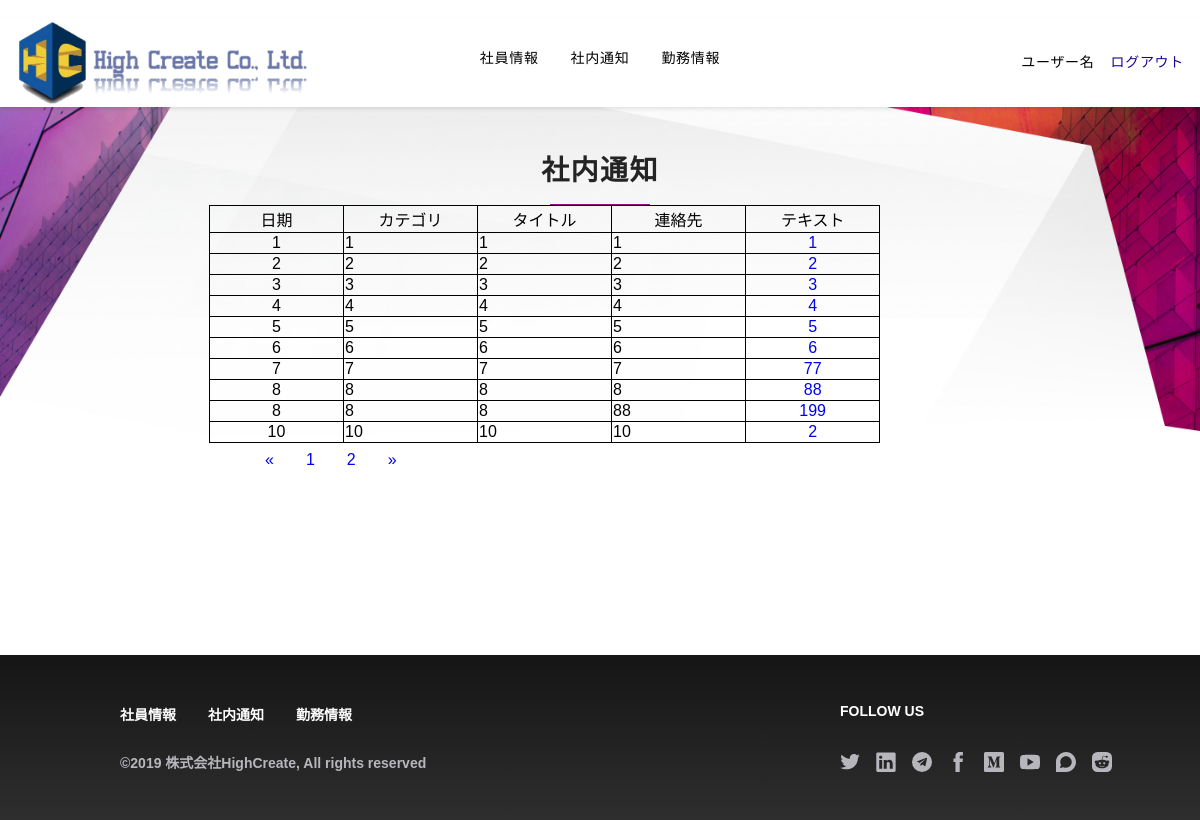
Page /notice/ (signed in) on the earlier database version.
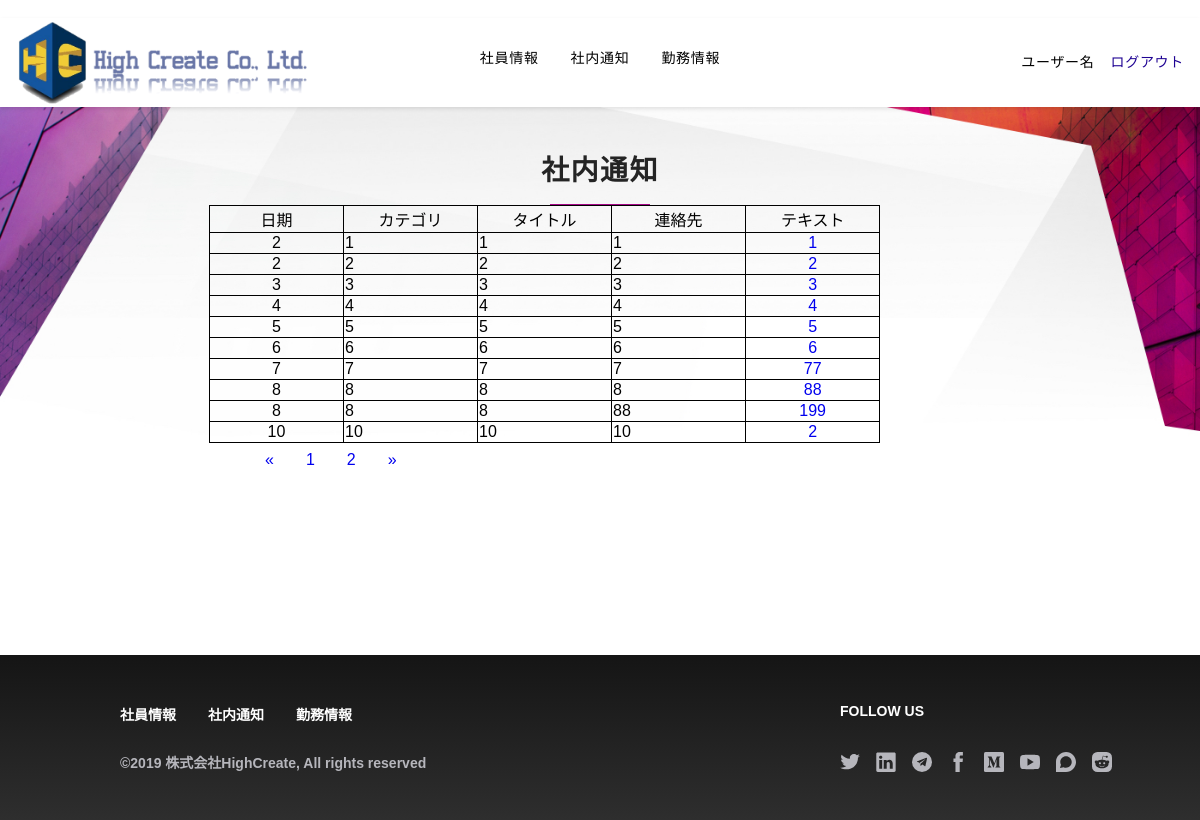
Same page on the later database version.
### homepage/models.py (models this page shows)
class noticeInfo(models.Model):
    userId = models.CharField(primary_key=True, max_length=20, verbose_name='userId')
    userName = models.CharField(blank=True, max_length=100, verbose_name='userName')
    userData = models.CharField(blank=True, max_length=100, verbose_name='userData')
    userCategory = models.CharField(blank=True, max_length=100, verbose_name='userCategory')
    userTitle = models.CharField(blank=True, max_length=100, verbose_name='userTitle')
    userContact = models.CharField(blank=True, max_length=100, verbose_name='userContact')
    userText = models.CharField(blank=True, max_length=200, verbose_name='userText')
    class Meta:
        managed = False
        db_table = 'noticeInfo'

### homepage/officeviews.py (the view)
# urls.py: path('notice/', officeviews.notice, name='notice'),
def notice(request):
    page = request.GET.get('page')
    if page:
        page = int(page)
    else:
        page = 1
    settings_name = request.session.get('userName')
    detail_info = models.noticeInfo.objects.filter(userName=settings_name)
    authority = models.userInfo.objects.get(userName=settings_name).Authority
    if authority == 1:
        detail_info = models.noticeInfo.objects.all()
        paginator = Paginator(detail_info, 10)
        page_num = paginator.num_pages
        page_article_list = paginator.page(page)
        if page_article_list.has_next():
            next_page = page + 1
        else:
            next_page = page
        if page_article_list.has_previous():
            previous_page = page - 1
        else:
            previous_page = page
        return render(request, 'notice.html',
                      {
                          'detail_info': page_article_list,
                          'page_num': range(1, page_num + 1),
                          'curr_page': page,
                          'next_page': next_page,
                          'previous_page': previous_page
                      }
                      )
    else:
        detail_info = models.noticeInfo.objects.all()
        paginator = Paginator(detail_info, 10)
        page_num = paginator.num_pages
        page_article_list = paginator.page(page)
        if page_article_list.has_next():
            next_page = page + 1
        else:
            next_page = page
        if page_article_list.has_previous():
            previous_page = page - 1
        else:
            previous_page = page
        return render(request, 'notices.html',
                      {
                          'detail_info': page_article_list,
                          'page_num': range(1, page_num + 1),
                          'curr_page': page,
                          'next_page': next_page,
                          'previous_page': previous_page
                      }
                      )

### templates/notices.html (shortened to what this page needs)
{% extends 'officebase.html' %} {% block title %}社内通知 | HighCreate{% endblock %} {% block content %}
    <div class="p-3 bg-center bg-top bg-white mx-auto relative xl:p-0 PageWrap__ContentContainer-kkdcvd-0 dzVwN"
         id="site-content" ng-controller="ScrollController" data-ng-init="init('{{ jumpflag }}')">
        <div classnames="">
            <div class="Mantel__Container-sc-90mahe-0 loqmwV">
                <header>
                    <h1 class=" font-sans text-charcoal tracking-wide uppercase text-center pb-2 font-black uppercase md:text-3xl text-3xl">
                        社内通知</h1>
                    <div class=" h-px bg-magenta mx-auto" style="width: 100px;">
                    </div>
                </header>
            </div>
            <div class="Technology__SectionContainer-sc-1uzfb71-0 dnLgNL">
                <table class="table table-bordered ">
                    <tr class="text-center">
                        <td>日期</td>
                        <td>カテゴリ</td>
                        <td>タイトル</td>
                        <td>連絡先</td>
                        <td>テキスト</td>
                    </tr>
                    {% for detail_info in detail_info %}
                        <tr>
                            <td class="text-center">{{ detail_info.userData }}</td>
                            <td>{{ detail_info.userCategory }}</td>
                            <td>{{ detail_info.userTitle }}</td>
                            <td>{{ detail_info.userContact }}</td>
                            <td class="text-center">
                                <a class="btn btn-default btn-xs"
                                   href="/notices/{{ detail_info.userId }}">{{ detail_info.userText }}</a>
                            </td>
                        </tr>
                    {% endfor %}
                </table>
                <div class="boby-footer">
                    <div class="col-md-5 col-md-offset-5">
                        <nav aria-label="Page navigation">
                            <ul class="pagination">
                                <li>
                                    <a href="?page={{ previous_page }}" aria-label="Previous">
                                        <span aria-hidden="true">&laquo;</span>
                                    </a>
                                </li>
                                {% for num in page_num %}
                                    <li><a href="?page={{ num }}">{{ num }}</a></li>
                                {% endfor %}
                                <li>
                                    <a href="?page={{ next_page }}" aria-label="Next">
                                        <span aria-hidden="true">&raquo;</span>
                                    </a>
                                </li>
                            </ul>
                        </nav>
                    </div>
                </div>
            </div>
        </div>
    </div>
{% endblock %}

Differences in the rows shown:
changed noticeInfo (number 1 of 10 on the later page): userData "1" → "2"
